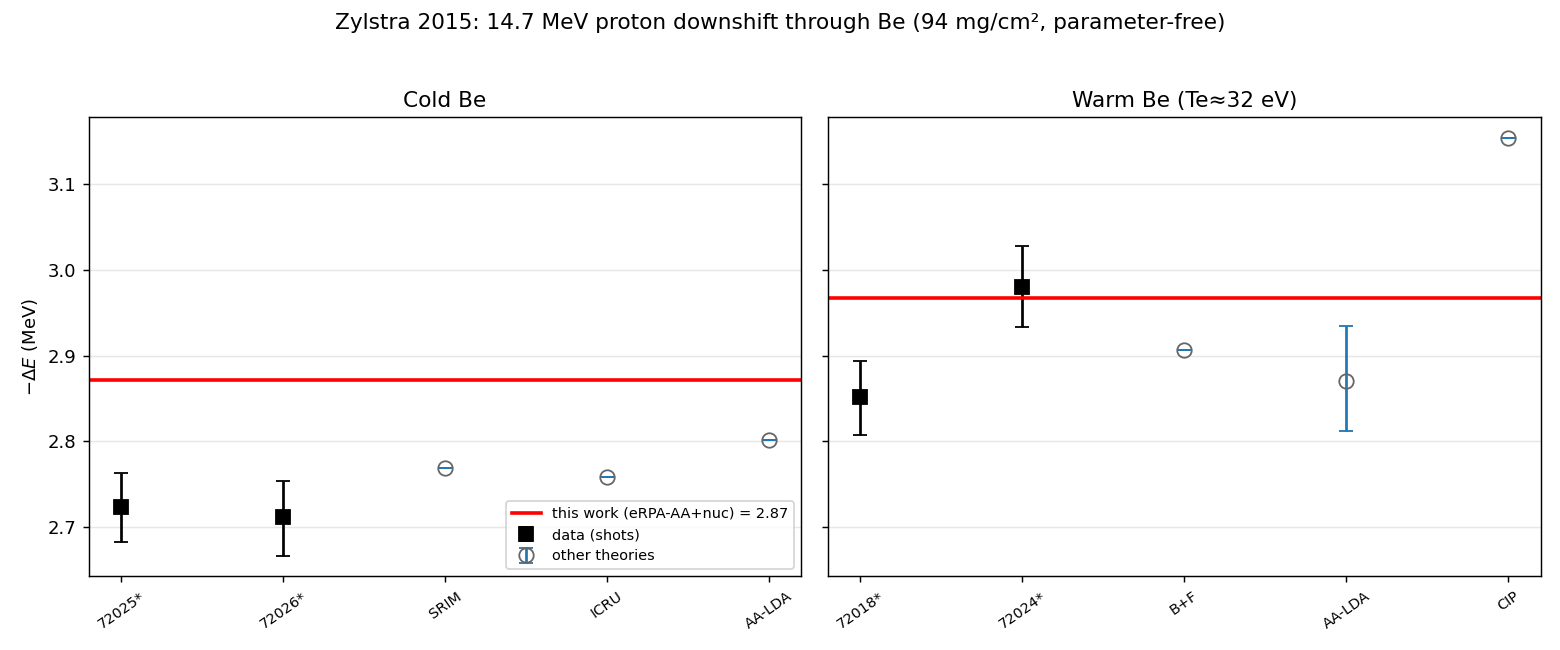

This chart was generated by the following Python code:
"""
exp_zylstra.py -- compare the total eRPA model to Zylstra 2015 (PRL 114, 215002):
energy downshift (-Delta E) of 14.7 MeV D3He protons through a Be foil, cold vs
isochorically-heated warm-dense (Te~32 eV).  Zylstra Fig 4 data digitized in
data/refs/Zylstra_fig4_{cold,warm}.csv.

Be foil: rho = 1.77 g/cc, thickness 532 um -> areal density 94 mg/cm^2
(6.29e21 atoms/cm^2) -- a flat foil, so this is a PARAMETER-FREE absolute test.

Model dirs:
  python dedx.py --zt=4 --zp=1 --d=1.85 --t=32    --aa=2 --nuc=1 --npot=gk --od=/tmp/zylstra_wdm  --emin=0.3 --emax=15 --mep=45
  python dedx.py --zt=4 --zp=1 --d=1.85 --t=0.025 --aa=2 --nuc=1 --npot=gk --od=/tmp/zylstra_cold --emin=0.3 --emax=15 --mep=45
"""
import numpy as np
import matplotlib
matplotlib.use('Agg')
import matplotlib.pyplot as plt
import rd

E0 = 14.7                      # D3He proton birth energy (MeV)
NA = 6.022e23
A_Be = 9.012
N_areal = (1.77 / A_Be) * NA * 532e-4    # atoms/cm^2  (= 6.29e21)
print('Be areal density = %.3e atoms/cm^2 (%.0f mg/cm^2)'
      % (N_areal, 1.77 * 532e-4 * 1e3))


def dEloss(od, E0=E0, nstep=400):
    """integrate proton slowing-down through the foil -> -Delta E [MeV]."""
    d = np.loadtxt('%s/dedx_nuc.dat' % od, comments='#')
    E, dt = d[:, 0], d[:, 3]                # E/AMU [MeV], total stopping [1e-15 eV cm2/atom]
    loge = np.log(E)
    eps = lambda EA: np.exp(np.interp(np.log(max(EA, E[0])), loge, np.log(dt)))
    Emev = E0
    dN = N_areal / nstep
    for _ in range(nstep):
        Emev = max(Emev - eps(Emev) * 1e-15 * dN * 1e-6, 1e-3)
    return E0 - Emev


# model predictions (absolute)
dE_cold = dEloss('/tmp/zylstra_cold')
dE_warm = dEloss('/tmp/zylstra_wdm')
print('model -dE: cold = %.3f MeV, warm = %.3f MeV (warm/cold = %.3f)'
      % (dE_cold, dE_warm, dE_warm / dE_cold))

# digitized Zylstra Fig 4 (x category index, dE MeV; rows in groups of 1 or 3)
cold = np.loadtxt('data/refs/Zylstra_fig4_cold.csv', delimiter=',')
warm = np.loadtxt('data/refs/Zylstra_fig4_warm.csv', delimiter=',')


def group(arr):
    out = []
    for xc in sorted(set(np.round(arr[:, 0]))):
        m = np.abs(arr[:, 0] - xc) < 0.5
        ys = arr[m, 1]
        out.append((np.median(arr[m, 0]), np.median(ys), ys.min(), ys.max()))
    return np.array(out)


cg, wg = group(cold), group(warm)
# category labels (from the figure)
cold_lab = ['72025*', '72026*', 'SRIM', 'ICRU', 'AA-LDA']
warm_lab = ['72018*', '72024*', 'B+F', 'AA-LDA', 'CIP']

fig, (axc, axw) = plt.subplots(1, 2, figsize=(12, 5), sharey=True)
for ax, g, labs, dEm, title in [(axc, cg, cold_lab, dE_cold, 'Cold Be'),
                                (axw, wg, warm_lab, dE_warm, 'Warm Be (Te≈32 eV)')]:
    x = np.arange(len(g))
    isdata = np.array(['*' in l for l in labs])
    err = [g[:, 1] - g[:, 2], g[:, 3] - g[:, 1]]
    ax.errorbar(x[isdata], g[isdata, 1], yerr=[err[0][isdata], err[1][isdata]],
                fmt='ks', ms=8, capsize=4, label='data (shots)')
    ax.errorbar(x[~isdata], g[~isdata, 1], yerr=[err[0][~isdata], err[1][~isdata]],
                fmt='o', mfc='none', mec='0.4', ms=8, capsize=4, label='other theories')
    ax.axhline(dEm, color='r', lw=2, label='this work (eRPA-AA+nuc) = %.2f' % dEm)
    ax.set_xticks(x); ax.set_xticklabels(labs, rotation=35, fontsize=8)
    ax.set_title(title); ax.grid(alpha=.3, axis='y')
axc.set_ylabel(r'$-\Delta E$ (MeV)')
axc.legend(fontsize=8, loc='lower right')
fig.suptitle('Zylstra 2015: 14.7 MeV proton downshift through Be (94 mg/cm², parameter-free)')
fig.tight_layout(rect=[0, 0, 1, 0.96])
fig.savefig('exp_zylstra.pdf'); fig.savefig('exp_zylstra.png', dpi=130)
print('wrote exp_zylstra.pdf / .png')
print('\n cold: data~%.2f, AA-LDA(Zylstra)~%.2f, this work=%.2f'
      % (cg[:2, 1].mean(), cg[-1, 1], dE_cold))
print(' warm: data~%.2f, AA-LDA(Zylstra)~%.2f, this work=%.2f'
      % (wg[:2, 1].mean(), wg[3, 1], dE_warm))
